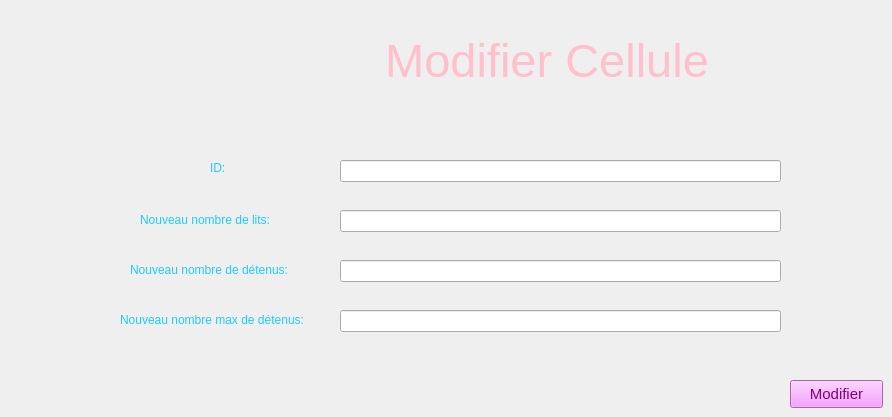
      <widget class="QWidget" name="tab_26">
       <attribute name="title">
        <string>Modifier</string>
       </attribute>
       <widget class="QLabel" name="label_modif_cel">
        <property name="geometry">
         <rect>
          <x>330</x>
          <y>10</y>
          <width>421</width>
          <height>101</height>
         </rect>
        </property>
        <property name="font">
         <font>
          <pointsize>35</pointsize>
         </font>
        </property>
        <property name="styleSheet">
         <string notr="true">color:pink</string>
        </property>
        <property name="lineWidth">
         <number>5</number>
        </property>
        <property name="text">
         <string> Modifier Cellule</string>
        </property>
        <property name="textFormat">
         <enum>Qt::PlainText</enum>
        </property>
        <property name="alignment">
         <set>Qt::AlignCenter</set>
        </property>
       </widget>
       <widget class="QPushButton" name="pushButton_modifier_cel">
        <property name="geometry">
         <rect>
          <x>790</x>
          <y>380</y>
          <width>93</width>
          <height>28</height>
         </rect>
        </property>
        <property name="font">
         <font>
          <pointsize>11</pointsize>
         </font>
        </property>
        <property name="styleSheet">
         <string notr="true">color:purple;
background-color: rgb(245, 134, 255);</string>
        </property>
        <property name="text">
         <string>Modifier</string>
        </property>
       </widget>
       <widget class="QLabel" name="label_nb_det_md">
        <property name="geometry">
         <rect>
          <x>130</x>
          <y>260</y>
          <width>181</width>
          <height>20</height>
         </rect>
        </property>
        <property name="styleSheet">
         <string notr="true">color:rgb(30, 203, 255)</string>
        </property>
        <property name="text">
         <string>Nouveau nombre de détenus:</string>
        </property>
       </widget>
       <widget class="QLabel" name="label_nb_lit_md">
        <property name="geometry">
         <rect>
          <x>140</x>
          <y>210</y>
          <width>151</width>
          <height>20</height>
         </rect>
        </property>
        <property name="styleSheet">
         <string notr="true">color:rgb(30, 203, 255)</string>
        </property>
        <property name="text">
         <string>Nouveau nombre de lits:</string>
        </property>
       </widget>
       <widget class="QLabel" name="label_nb_det_max_md">
        <property name="geometry">
         <rect>
          <x>120</x>
          <y>310</y>
          <width>201</width>
          <height>20</height>
         </rect>
        </property>
        <property name="styleSheet">
         <string notr="true">color:rgb(30, 203, 255)</string>
        </property>
        <property name="text">
         <string>Nouveau nombre max de détenus:</string>
        </property>
       </widget>
       <widget class="QLabel" name="label_idcel_md">
        <property name="geometry">
         <rect>
          <x>210</x>
          <y>160</y>
          <width>55</width>
          <height>16</height>
         </rect>
        </property>
        <property name="styleSheet">
         <string notr="true">color:rgb(30, 203, 255)</string>
        </property>
        <property name="text">
         <string>ID:</string>
        </property>
       </widget>
       <widget class="QLineEdit" name="idc_md">
        <property name="geometry">
         <rect>
          <x>340</x>
          <y>160</y>
          <width>441</width>
          <height>22</height>
         </rect>
        </property>
       </widget>
       <widget class="QLineEdit" name="nb_det_md">
        <property name="geometry">
         <rect>
          <x>340</x>
          <y>260</y>
          <width>441</width>
          <height>22</height>
         </rect>
        </property>
       </widget>
       <widget class="QLineEdit" name="nb_det_max_md">
        <property name="geometry">
         <rect>
          <x>340</x>
          <y>310</y>
          <width>441</width>
          <height>22</height>
         </rect>
        </property>
       </widget>
       <widget class="QLineEdit" name="nb_lit_md">
        <property name="geometry">
         <rect>
          <x>340</x>
          <y>210</y>
          <width>441</width>
          <height>22</height>
         </rect>
        </property>
       </widget>
      </widget>
